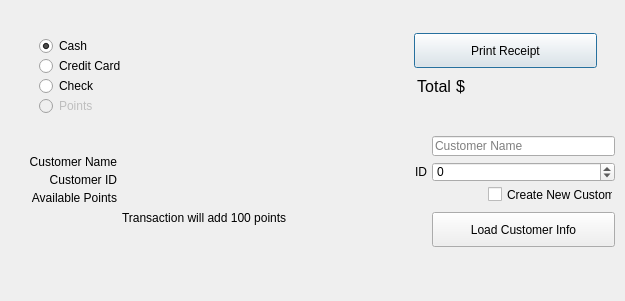
<?xml version="1.0" encoding="UTF-8"?>
<ui version="4.0">
 <class>payment_dialog</class>
 <widget class="QDialog" name="payment_dialog">
  <property name="geometry">
   <rect>
    <x>0</x>
    <y>0</y>
    <width>625</width>
    <height>301</height>
   </rect>
  </property>
  <property name="windowTitle">
   <string>Dialog</string>
  </property>
  <property name="styleSheet">
   <string notr="true">#error_lb, #pay_with_points_lbl {
	color: red;
}

#total_lbl, #total_lbl_2 {
	font-size: 16px;
}</string>
  </property>
  <widget class="QRadioButton" name="cash_rb">
   <property name="geometry">
    <rect>
     <x>39</x>
     <y>36</y>
     <width>103</width>
     <height>20</height>
    </rect>
   </property>
   <property name="text">
    <string>Cash</string>
   </property>
   <property name="checked">
    <bool>true</bool>
   </property>
   <attribute name="buttonGroup">
    <string notr="true">buttonGroup</string>
   </attribute>
  </widget>
  <widget class="QRadioButton" name="credit_rb">
   <property name="geometry">
    <rect>
     <x>39</x>
     <y>56</y>
     <width>155</width>
     <height>20</height>
    </rect>
   </property>
   <property name="text">
    <string>Credit Card</string>
   </property>
   <attribute name="buttonGroup">
    <string notr="true">buttonGroup</string>
   </attribute>
  </widget>
  <widget class="QRadioButton" name="check_rb">
   <property name="geometry">
    <rect>
     <x>39</x>
     <y>76</y>
     <width>123</width>
     <height>20</height>
    </rect>
   </property>
   <property name="text">
    <string>Check</string>
   </property>
   <attribute name="buttonGroup">
    <string notr="true">buttonGroup</string>
   </attribute>
  </widget>
  <widget class="QPushButton" name="print_btn">
   <property name="geometry">
    <rect>
     <x>414</x>
     <y>33</y>
     <width>183</width>
     <height>35</height>
    </rect>
   </property>
   <property name="text">
    <string>Print Receipt</string>
   </property>
  </widget>
  <widget class="QLabel" name="total_lbl_2">
   <property name="geometry">
    <rect>
     <x>362</x>
     <y>73</y>
     <width>89</width>
     <height>27</height>
    </rect>
   </property>
   <property name="text">
    <string>Total</string>
   </property>
   <property name="alignment">
    <set>Qt::AlignRight|Qt::AlignTrailing|Qt::AlignVCenter</set>
   </property>
  </widget>
  <widget class="QLabel" name="total_lbl">
   <property name="geometry">
    <rect>
     <x>456</x>
     <y>73</y>
     <width>137</width>
     <height>27</height>
    </rect>
   </property>
   <property name="styleSheet">
    <string notr="true"/>
   </property>
   <property name="text">
    <string>$</string>
   </property>
   <property name="alignment">
    <set>Qt::AlignLeading|Qt::AlignLeft|Qt::AlignVCenter</set>
   </property>
  </widget>
  <widget class="QFrame" name="customer_frame">
   <property name="geometry">
    <rect>
     <x>15</x>
     <y>94</y>
     <width>397</width>
     <height>169</height>
    </rect>
   </property>
   <property name="styleSheet">
    <string notr="true">#customer_frame{
	border: none;
}</string>
   </property>
   <property name="frameShape">
    <enum>QFrame::StyledPanel</enum>
   </property>
   <property name="frameShadow">
    <enum>QFrame::Raised</enum>
   </property>
   <widget class="QLabel" name="pay_with_points_lbl">
    <property name="geometry">
     <rect>
      <x>89</x>
      <y>4</y>
      <width>299</width>
      <height>16</height>
     </rect>
    </property>
    <property name="styleSheet">
     <string notr="true"/>
    </property>
    <property name="text">
     <string/>
    </property>
    <property name="alignment">
     <set>Qt::AlignLeading|Qt::AlignLeft|Qt::AlignVCenter</set>
    </property>
   </widget>
   <widget class="QLabel" name="available_points_lbl_6">
    <property name="geometry">
     <rect>
      <x>13</x>
      <y>78</y>
      <width>89</width>
      <height>16</height>
     </rect>
    </property>
    <property name="text">
     <string>Customer ID</string>
    </property>
    <property name="alignment">
     <set>Qt::AlignRight|Qt::AlignTrailing|Qt::AlignVCenter</set>
    </property>
   </widget>
   <widget class="QLabel" name="customer_id_lbl">
    <property name="geometry">
     <rect>
      <x>107</x>
      <y>78</y>
      <width>235</width>
      <height>16</height>
     </rect>
    </property>
    <property name="text">
     <string/>
    </property>
    <property name="alignment">
     <set>Qt::AlignLeading|Qt::AlignLeft|Qt::AlignVCenter</set>
    </property>
   </widget>
   <widget class="QLabel" name="available_points_lbl_2">
    <property name="geometry">
     <rect>
      <x>13</x>
      <y>96</y>
      <width>89</width>
      <height>16</height>
     </rect>
    </property>
    <property name="text">
     <string>Available Points</string>
    </property>
    <property name="alignment">
     <set>Qt::AlignRight|Qt::AlignTrailing|Qt::AlignVCenter</set>
    </property>
   </widget>
   <widget class="QLabel" name="error_lbl">
    <property name="geometry">
     <rect>
      <x>5</x>
      <y>22</y>
      <width>273</width>
      <height>16</height>
     </rect>
    </property>
    <property name="text">
     <string/>
    </property>
    <property name="alignment">
     <set>Qt::AlignRight|Qt::AlignTrailing|Qt::AlignVCenter</set>
    </property>
   </widget>
   <widget class="QLabel" name="points_transaction_lbl">
    <property name="geometry">
     <rect>
      <x>107</x>
      <y>116</y>
      <width>265</width>
      <height>16</height>
     </rect>
    </property>
    <property name="styleSheet">
     <string notr="true"/>
    </property>
    <property name="text">
     <string>Transaction will add 100 points</string>
    </property>
    <property name="alignment">
     <set>Qt::AlignLeading|Qt::AlignLeft|Qt::AlignVCenter</set>
    </property>
   </widget>
   <widget class="QLabel" name="available_points_lbl_3">
    <property name="geometry">
     <rect>
      <x>13</x>
      <y>60</y>
      <width>89</width>
      <height>16</height>
     </rect>
    </property>
    <property name="text">
     <string>Customer Name</string>
    </property>
    <property name="alignment">
     <set>Qt::AlignRight|Qt::AlignTrailing|Qt::AlignVCenter</set>
    </property>
   </widget>
   <widget class="QLabel" name="available_points_lbl">
    <property name="geometry">
     <rect>
      <x>107</x>
      <y>96</y>
      <width>137</width>
      <height>16</height>
     </rect>
    </property>
    <property name="text">
     <string/>
    </property>
    <property name="alignment">
     <set>Qt::AlignLeading|Qt::AlignLeft|Qt::AlignVCenter</set>
    </property>
   </widget>
   <widget class="QLabel" name="customer_name_lbl">
    <property name="geometry">
     <rect>
      <x>107</x>
      <y>60</y>
      <width>235</width>
      <height>16</height>
     </rect>
    </property>
    <property name="text">
     <string/>
    </property>
    <property name="alignment">
     <set>Qt::AlignLeading|Qt::AlignLeft|Qt::AlignVCenter</set>
    </property>
   </widget>
   <widget class="QRadioButton" name="points_rb">
    <property name="enabled">
     <bool>false</bool>
    </property>
    <property name="geometry">
     <rect>
      <x>24</x>
      <y>2</y>
      <width>82</width>
      <height>20</height>
     </rect>
    </property>
    <property name="text">
     <string>Points</string>
    </property>
    <attribute name="buttonGroup">
     <string notr="true">buttonGroup</string>
    </attribute>
   </widget>
  </widget>
  <widget class="QFrame" name="customer_search_frame">
   <property name="geometry">
    <rect>
     <x>414</x>
     <y>124</y>
     <width>207</width>
     <height>131</height>
    </rect>
   </property>
   <property name="styleSheet">
    <string notr="true">#customer_search_frame{
	border: none;
}</string>
   </property>
   <property name="frameShape">
    <enum>QFrame::StyledPanel</enum>
   </property>
   <property name="frameShadow">
    <enum>QFrame::Raised</enum>
   </property>
   <widget class="QCheckBox" name="new_customer_cb">
    <property name="geometry">
     <rect>
      <x>74</x>
      <y>62</y>
      <width>125</width>
      <height>17</height>
     </rect>
    </property>
    <property name="text">
     <string>Create New Customer</string>
    </property>
    <property name="checkable">
     <bool>true</bool>
    </property>
   </widget>
   <widget class="QPushButton" name="load_customer_info_btn">
    <property name="geometry">
     <rect>
      <x>18</x>
      <y>88</y>
      <width>183</width>
      <height>35</height>
     </rect>
    </property>
    <property name="text">
     <string>Load Customer Info</string>
    </property>
   </widget>
   <widget class="QLineEdit" name="customer_name_field">
    <property name="geometry">
     <rect>
      <x>18</x>
      <y>12</y>
      <width>183</width>
      <height>20</height>
     </rect>
    </property>
    <property name="placeholderText">
     <string>Customer Name</string>
    </property>
    <property name="clearButtonEnabled">
     <bool>true</bool>
    </property>
   </widget>
   <widget class="QSpinBox" name="customer_id_sbox">
    <property name="geometry">
     <rect>
      <x>18</x>
      <y>38</y>
      <width>183</width>
      <height>20</height>
     </rect>
    </property>
    <property name="wrapping">
     <bool>true</bool>
    </property>
    <property name="alignment">
     <set>Qt::AlignLeading|Qt::AlignLeft|Qt::AlignVCenter</set>
    </property>
    <property name="showGroupSeparator" stdset="0">
     <bool>false</bool>
    </property>
    <property name="suffix">
     <string/>
    </property>
    <property name="minimum">
     <number>0</number>
    </property>
    <property name="maximum">
     <number>999999</number>
    </property>
    <property name="value">
     <number>0</number>
    </property>
   </widget>
   <widget class="QLabel" name="id_lbl">
    <property name="geometry">
     <rect>
      <x>-8</x>
      <y>40</y>
      <width>21</width>
      <height>16</height>
     </rect>
    </property>
    <property name="text">
     <string>ID</string>
    </property>
    <property name="alignment">
     <set>Qt::AlignRight|Qt::AlignTrailing|Qt::AlignVCenter</set>
    </property>
   </widget>
  </widget>
 </widget>
 <resources/>
 <connections/>
 <buttongroups>
  <buttongroup name="buttonGroup"/>
 </buttongroups>
</ui>
